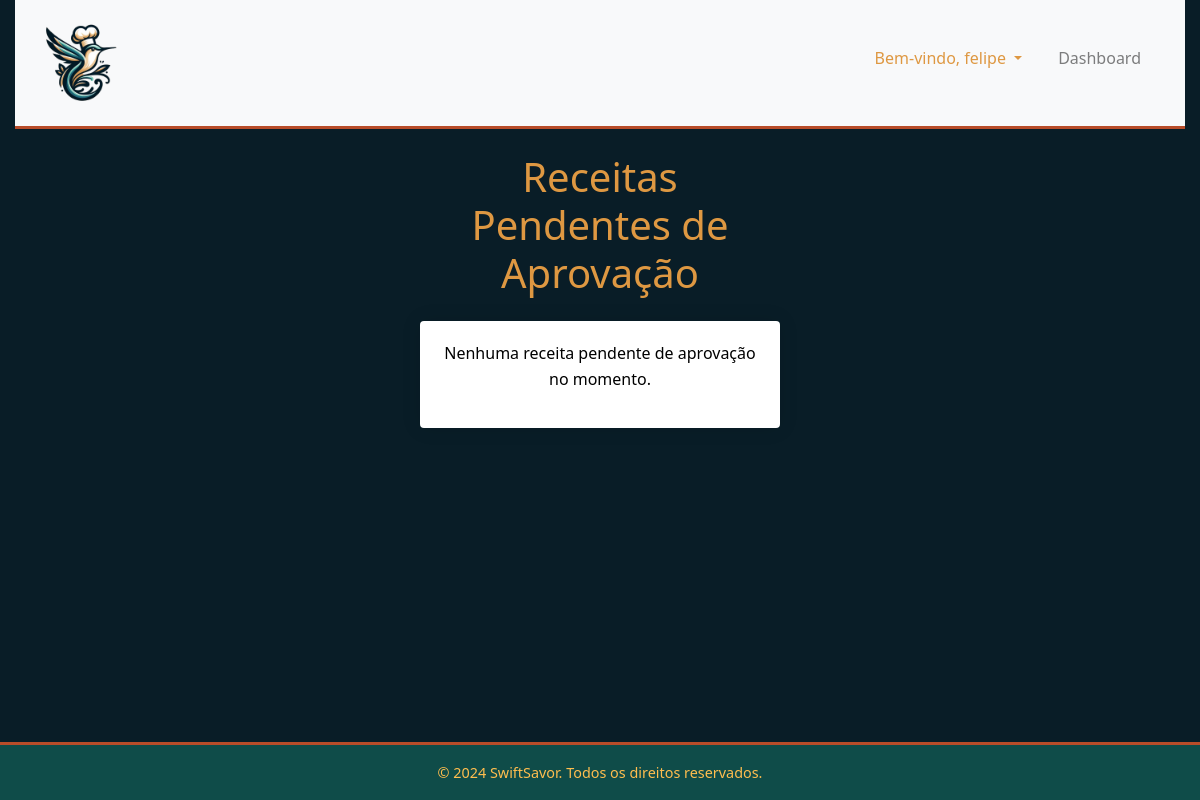
Page /recipes/receitas_pendentes/ (signed in) on the earlier database version.
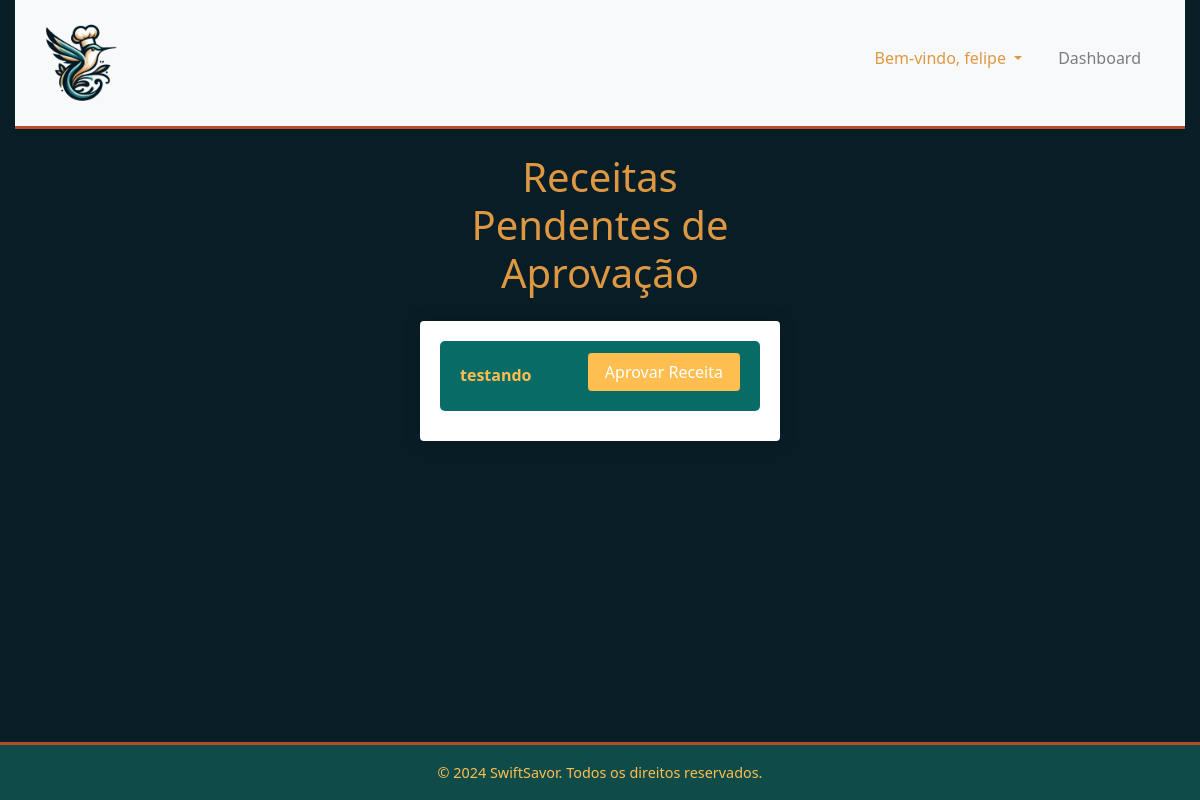
Same page on the later database version.
### recipes/models.py (models this page shows, shortened)
class Receita(models.Model):
    nome = models.CharField(max_length=200)
    ingredientes = models.ManyToManyField(Ingrediente)
    instruções = models.TextField()
    usuario = models.ForeignKey(User, on_delete=models.SET_NULL, null=True, blank=True)
    data_cadastro = models.DateField(auto_now_add=False, default=timezone.now)
    aprovada = models.BooleanField(default=False)

### recipes/views.py (the view)
# urls.py: path('receitas_pendentes/', views.lista_pendentes, name='lista_pendentes'),
@user_passes_test(lambda u: u.is_staff, login_url='index')
def lista_pendentes(request):
    receitas_pendentes = Receita.objects.filter(aprovada=False)
    return render(request, 'recipes/lista_pendentes.html', {'receitas_pendentes': receitas_pendentes})

### recipes/templates/recipes/lista_pendentes.html (shortened to what this page needs)
{% extends 'main/base.html' %}
{% block content %}
<div class="container-fluid mt-4 receitas-pendentes-container">
    <div class="row justify-content-center">
        <div class="col-md-4">
            <h1 class="mb-4 text-center">Receitas Pendentes de Aprovação</h1>
            <div class="card">
                <div class="card-body">
                    {% if receitas_pendentes %}
                        <ul class="list-group">
                            {% for receita in receitas_pendentes %}
                                <li class="list-group-item">
                                    <a href="{% url 'detalhes_receita' receita.id %}">{{ receita.nome }}</a>
                                    <form method="post" action="{% url 'aprovar_receita' receita.id %}" class="d-inline">
                                        <button type="submit" class="btn btn-success btn-sm float-right">Aprovar Receita</button>
                                    </form>
                                </li>
                            {% endfor %}
                        </ul>
                    {% else %}
                        <p class="text-center no-receitas-message">Nenhuma receita pendente de aprovação no momento.</p>
                    {% endif %}
                </div>
            </div>
        </div>
    </div>
</div>
{% endblock %}

### main/templates/main/base.html (shortened to what this page needs)
{% load static %}
<!DOCTYPE html>
<html lang="pt-BR">
<head>
    <link rel="stylesheet" href="https://stackpath.bootstrapcdn.com/bootstrap/4.3.1/css/bootstrap.min.css">
    <link rel="stylesheet" href="{% static 'main/css/styles.css' %}">
    <link rel="stylesheet" href="https://cdnjs.cloudflare.com/ajax/libs/font-awesome/5.15.3/css/all.min.css">
    <link rel="stylesheet" href="https://cdnjs.cloudflare.com/ajax/libs/font-awesome/6.0.0/css/all.min.css" />
</head>
<body>
    <div class="container-fluid">
        <nav class="navbar navbar-expand-lg navbar-light bg-light">
            <a href="{% url 'index' %}" class="navbar-brand">
                <img src="{% static 'main/logo.png' %}" alt="SwiftSavor Logo" height="100">
            </a>
            <div class="collapse navbar-collapse justify-content-end" id="navbarNav">
                <ul class="navbar-nav">
                    {% if user.is_authenticated %}
                        <li class="nav-item dropdown">
                            <a class="nav-link dropdown-toggle px3" href="#" id="navbarDropdownUsuario" role="button" data-toggle="dropdown" aria-haspopup="true" aria-expanded="false">
                                Bem-vindo, {{ user.username }}
                            </a>
                        </li>
                        {% if user.is_staff %}
                            <li class="nav-item">
                                <a class="nav-link px3" href="{% url 'admin_dashboard' %}">Dashboard</a>
                            </li>
                        {% endif %}
                    {% endif %}
                </ul>
            </div>
        </nav>
        {% block content %}{% endblock %}
    </div>
    <footer class="footer mt-auto py-3">
        <div class="container-fluid">
            <p class="mb-0 w-100 text-center">&copy; 2024 SwiftSavor. Todos os direitos reservados.</p>
        </div>
    </footer>
</body>
</html>

### main/static/main/css/styles.css (style rules this page uses)
* { margin: 0; padding: 0; box-sizing: border-box; }
body { background-color: #091d27; color: #ffffff; font-family: 'Segoe UI', Tahoma, Geneva, Verdana, sans-serif; font-size: 1rem; line-height: 1.6; min-height: 100vh; display: flex; flex-direction: column; }
a { color: #409094; text-decoration: none; }
.footer { background-color: #0f4c49; color: #ffbe4f; padding: 10px 0; text-align: center; border-top: 3px solid #b84c29; font-size: 0.9rem; }
.navbar { background-color: #409094; border-bottom: 3px solid #b84c29; min-height: 80px; width: 100%; display: flex; justify-content: space-between; align-items: center; }
.navbar .navbar-brand, .navbar .nav-link, .navbar .dropdown-item, .navbar .nav-item.dropdown > .nav-link { color: #de9842; transition: color 0.3s ease-in-out; }
.navbar-nav { align-items: center; display: flex; line-height: 20px; margin-top: auto; margin-bottom: auto; flex-wrap: wrap; }
.navbar-nav > .nav-item { margin-right: 20px; margin-bottom: 10px; }
h1, h2, h3, h4, h5, h6 { color: #de9842; line-height: 1.2; }
.btn { font-size: 1rem; padding: 0.5rem 1rem; height: 2.4rem; text-align: center; display: flex; justify-content: center; align-items: center; margin-bottom: 0.5rem; }
.receitas-pendentes-container { margin-top: 40px; }
.receitas-pendentes-container .card { border: none; box-shadow: 0 0 20px rgba(0, 0, 0, 0.1); }
.receitas-pendentes-container .card-body { padding: 20px; }
.receitas-pendentes-container .list-group-item { border: none; border-radius: 5px; margin-bottom: 10px; background-color: #096b66; }
.receitas-pendentes-container .list-group-item a { color: #ffbe4f; font-weight: bold; text-decoration: none; }
.receitas-pendentes-container .btn-success { background-color: #ffbe4f; border-color: #ffbe4f; }
.list-group-item { display: flex; justify-content: space-between; align-items: center; }

Differences in the rows shown:
added Receita: nome "testando"
Other differences:
text no longer shown: "Nenhuma receita pendente de aprovação no momento."
